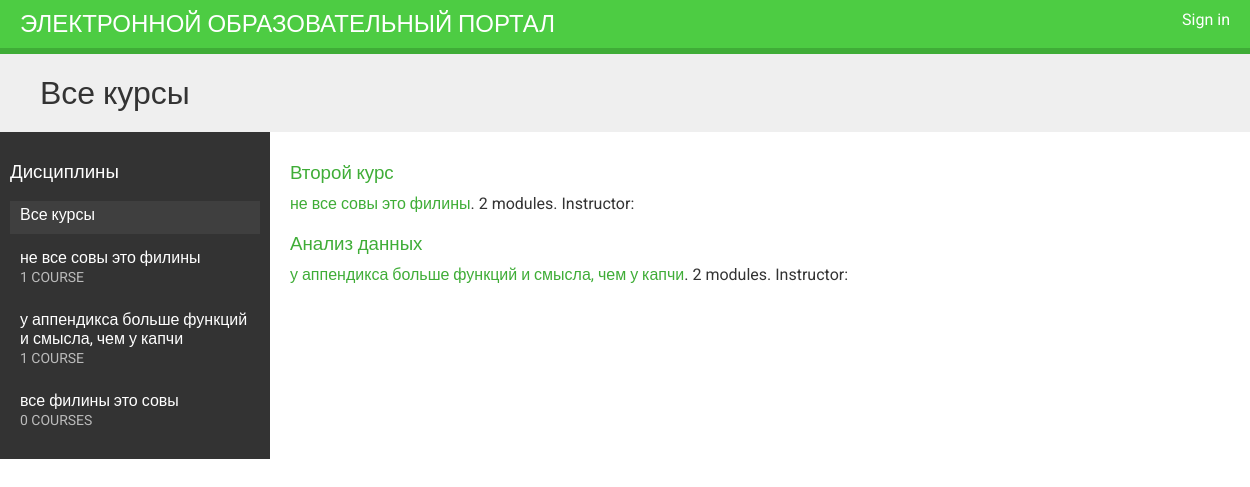
The page / on the database its author committed.
### courses/models.py (models this page shows, shortened)
class Subject(models.Model):
    title = models.CharField(max_length = 200)
    slug = models.SlugField(max_length = 200, unique = True)
    class Meta:
        ordering = ['title']
    def __str__(self):
        return self.title

class Course(models.Model):
    owner = models.ForeignKey(
        User,
        related_name = 'courses_created',
    on_delete = models.CASCADE
    )
    subject = models.ForeignKey(
        Subject,
        related_name='courses',
        on_delete=models.CASCADE
    )
    title = models.CharField(max_length=200)
    slug = models.SlugField(max_length=200, unique=True)
    overview = models.TextField()
    created = models.DateTimeField(auto_now_add=True)
    class Meta:
        ordering = ['-created']
    students = models.ManyToManyField(
        User,
        related_name='courses_joined',
        blank=True
    )

### courses/views.py (the view)
# urls.py: path('', CourseListView.as_view(), name='course_list'),
class CourseListView(TemplateResponseMixin, View):
    model = Course
    template_name = 'courses/course/list.html'
    def get(self, request, subject=None):
        subjects = cache.get('all_subjects')
        if not subjects:
            subjects = Subject.objects.annotate(total_courses=Count('courses'))
            cache.set('all_subjects', subjects)
        all_courses = Course.objects.annotate(total_modules=Count('modules'))
        if subject:
            subject = get_object_or_404(Subject, slug=subject)
            key = f'subject_{subject.id}_courses'
            courses = cache.get(key)
            if not courses:
                courses = all_courses.filter(subject=subject)
                cache.set(key, courses)
        else:
            courses = cache.get('all_courses')
            if not courses:
                courses = all_courses
                cache.set('all_courses', courses)
        return self.render_to_response({
            'subjects': subjects,
            'subject': subject,
            'courses': courses,
        })

### courses/templates/courses/course/list.html (shortened to what this page needs)
{% extends "base.html" %}
{% block content %}
  <h1>
    {% if subject %}
      {{ subject.title }}
    {% else %}
      Все курсы
    {% endif %}
  </h1>
  <div class="contents">
    <h3>Дисциплины</h3>
    <ul id="modules">
      <li {% if not subject %}class="selected"{% endif %}>
        <a href="{% url "course_list" %}">Все курсы</a>
      </li>
      {% for s in subjects %}
        <li {% if subject == s %}class="selected"{% endif %}>
          <a href="{% url "course_list_subject" s.slug %}">
            {{ s.title }}
            <br>
            <span>{{ s.total_courses }} course{{ s.total_courses|pluralize }}</span>
          </a>
        </li>
      {% endfor %}
    </ul>
  </div>
  <div class="module">
    {% for course in courses %}
      {% with subject=course.subject %}
        <h3>
          <a href="{% url "course_detail" course.slug %}">
            {{ course.title }}
          </a>
        </h3>
        <p>
          <a href="{% url "course_list_subject" subject.slug %}">{{ subject }}</a>.
            {{ course.total_modules }} modules.
            Instructor: {{ course.owner.get_full_name }}
        </p>
      {% endwith %}
    {% endfor %}
  </div>
{% endblock %}

### courses/static/css/base.css (style rules this page uses)
body { margin:0; font-family:'Roboto', sans-serif; font-weight:400; color:#333; }
a { color:#3fad37; text-decoration:none; }
ul { float:left; }
h1, h2, h3, h4, h5, h6 { font-family:'Roboto', sans-serif; font-weight:300; }
h1 { background:#efefef; width:100%; overflow:auto; padding:20px 0 20px 40px; margin:0; }
.module { padding:10px 20px; float:left; width:600px; }
.module h3 { margin:20px 0 0; padding:0; width:100%; }
.module p { margin:10px 0 20px; width:100%; float:left; }
.contents { width:20%; padding:10px; float:left; background:#333; color: #fff; font-family:'Roboto', sans-serif; }
.contents ul { list-style:none; margin:0; padding:0; width:100%; }
.contents ul li { margin:0 0 10px 0; padding:4px 10px 10px; overflow:auto; cursor:move; }
.contents ul li.selected { background:#3f3f3f; }
.contents ul span { text-transform:uppercase; color:#bbb; font-size:14px; }
.contents ul a { display:block; color:#fff; text-decoration:none; }

### rows shown on the page
Subject: title "не все совы это филины", total_courses "1"
Subject: title "у аппендикса больше функций и смысла, чем у капчи", total_courses "1"
Subject: title "все филины это совы", total_courses "0"
Course: title "Второй курс", subject "не все совы это филины", total_modules "2"
Course: title "Анализ данных", subject "у аппендикса больше функций и смысла, чем у капчи", total_modules "2"
